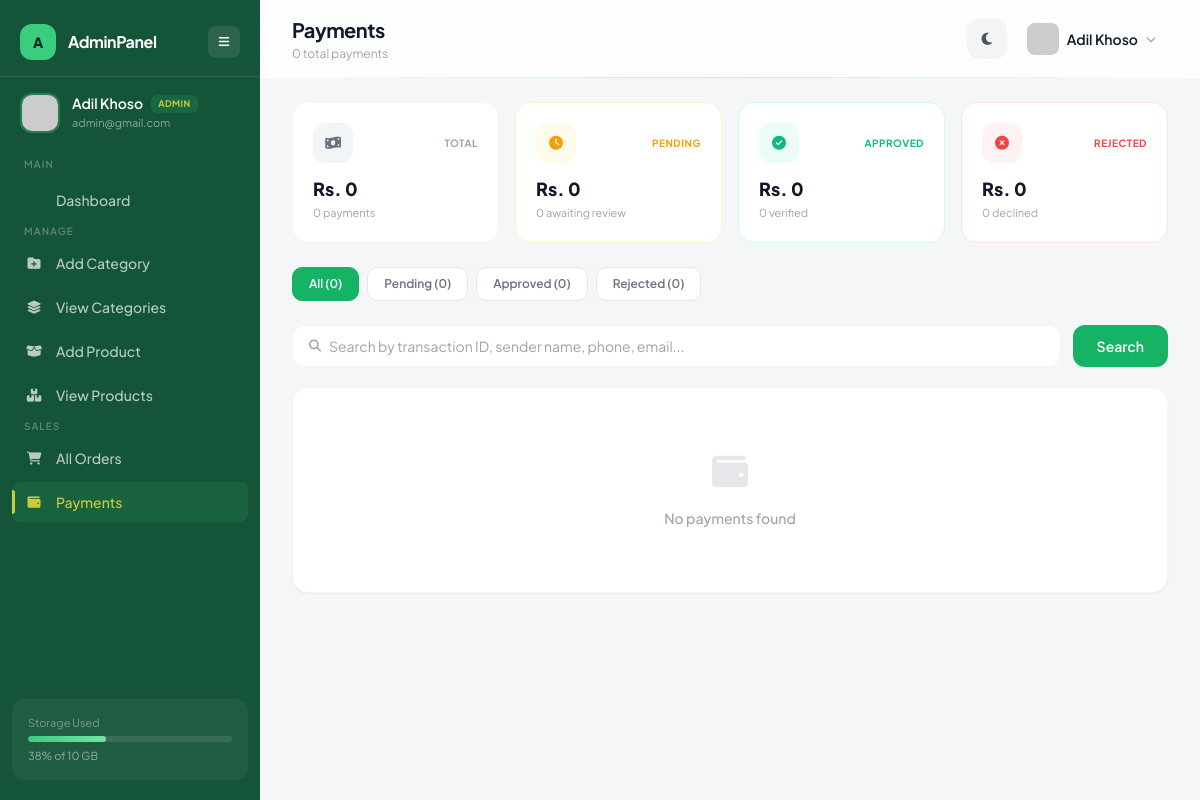
The page /backend/payments.php (signed in) on the database its author committed.
### tables this page shows
CREATE TABLE `users` (
  `id` int(11) NOT NULL,
  `name` varchar(100) DEFAULT NULL,
  `email` varchar(100) DEFAULT NULL,
  `password` varchar(255) DEFAULT NULL,
  `image` varchar(255) DEFAULT NULL,
  `phone` varchar(20) DEFAULT NULL,
  `address` text DEFAULT NULL,
  `role` enum('user','admin') DEFAULT 'user',
  `created_at` timestamp NOT NULL DEFAULT current_timestamp()
);

### backend/payments.php (the view, shortened to what the rows shown need)
<?php
include("config/db.php");
 $uid = $_SESSION['user_id'];
 $user_res = mysqli_query($conn, "SELECT name, email, image, role FROM users WHERE id = $uid");
 $user = mysqli_fetch_assoc($user_res);
 $user_name = $user['name'] ?? 'Unknown';
 $user_email = $user['email'] ?? '';
 $user_image = !empty($user['image']) ? 'uploads/' . $user['image'] : 'https://ui-avatars.com/api/?name=' . urlencode($user_name) . '&background=16b364&color=fff&bold=true';
 $user_role = ucfirst($user['role'] ?? 'user');
?>
<!DOCTYPE html>
<html lang="en">
<head>
<script src="https://cdn.tailwindcss.com"></script>
<link rel="stylesheet" href="https://cdnjs.cloudflare.com/ajax/libs/font-awesome/6.5.0/css/all.min.css">
</head>
<body class="bg-[#f4f6f8] dark:bg-[#0a0f0d] transition-colors duration-500 min-h-screen">
<aside id="sidebar" class="sidebar-glass fixed left-0 top-0 h-full w-[260px] text-white z-50 transition-all duration-300 flex flex-col">
  <div class="px-5 py-4 flex items-center gap-3 border-t border-white/10">
    <div class="sidebar-text transition-all duration-300">
      <div class="flex items-center gap-2"><p class="text-sm font-semibold leading-tight"><?= htmlspecialchars($user_name) ?></p><span class="role-badge <?= $user_role === 'Admin' ? 'role-admin' : 'role-user' ?>"><?= $user_role ?></span></div>
      <p class="text-[11px] text-white/50 mt-0.5"><?= htmlspecialchars($user_email) ?></p>
    </div>
  </div>
</aside>
<main id="main" class="ml-[260px] min-h-screen transition-all duration-300">
  <header class="topbar-border sticky top-0 z-40 bg-white/80 dark:bg-[#0d1410]/80 backdrop-blur-xl px-8 py-4 flex justify-between items-center">
    <div>
      <h1 class="text-xl font-bold text-gray-900 dark:text-white tracking-tight">Payments</h1>
    </div>
    <div class="flex items-center gap-3">
      <div class="relative">
        <button onclick="toggleMenu()" class="flex items-center gap-2 pl-2 pr-3 py-1.5 rounded-xl hover:bg-gray-100 dark:hover:bg-white/5 transition">
          <img src="<?= $user_image ?>" class="w-8 h-8 rounded-lg object-cover" onerror="this.src='https://ui-avatars.com/api/?name=<?= urlencode($user_name) ?>&background=16b364&color=fff&bold=true'">
          <span class="hidden sm:block text-sm font-semibold text-gray-900 dark:text-white"><?= htmlspecialchars($user_name) ?></span>
          <i class="fa-solid fa-chevron-down text-[10px] text-gray-400"></i>
        </button>
      </div>
    </div>
  </header>
</main>
</body>
</html>

### rows shown on the page
users: name "Adil Khoso", role "ADMIN", email "admin@gmail.com"

### other values the page prints
$total_payments "0"
$sum_all "0"
$counts['all'] "0"
$sum_pending "0"
$counts['pending'] "0"
$sum_approved "0"
$counts['approved'] "0"
$sum_rejected "0"
$counts['rejected'] "0"
